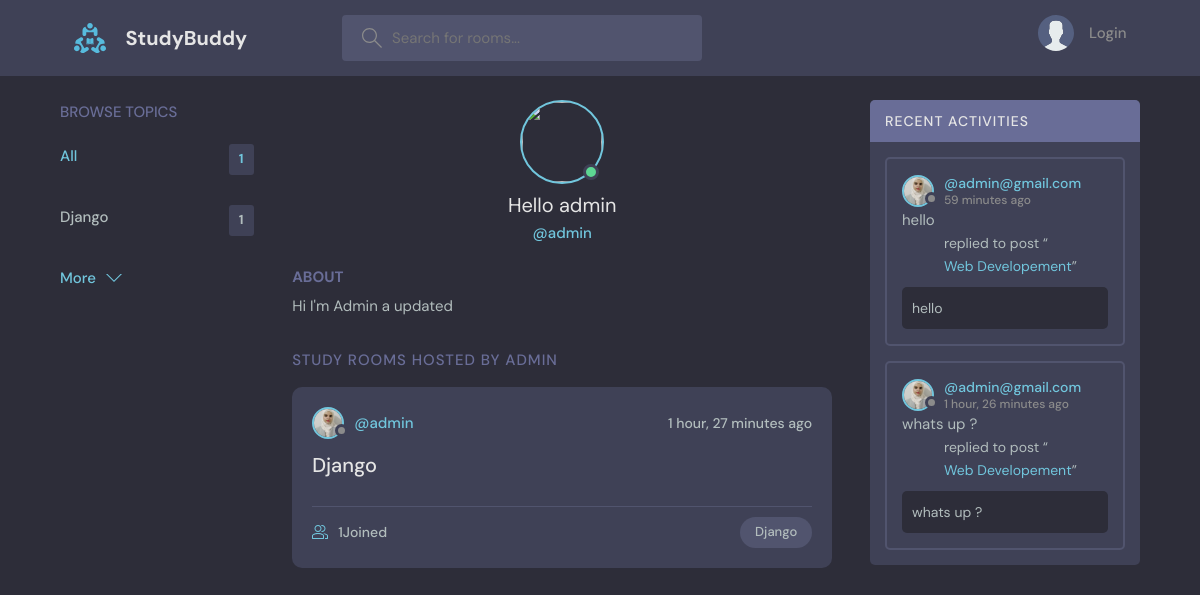
Page /profile/1/ on the committed database.
### base/models.py (models this page shows, shortened)
class Topic(models.Model):
    name = models.CharField(max_length=200)

class User(AbstractUser):
    name = models.CharField(max_length=200, null=True)
    email = models.EmailField(unique=True, null=True)
    bio = models.TextField(null=True)
    avatar = models.ImageField(null=True, default="avatar.svg")
    USERNAME_FIELD = 'email'
    REQUIRED_FIELDS = []

class Room(models.Model):
    host = models.ForeignKey(User, on_delete=models.SET_NULL, null=True)
    topic = models.ForeignKey(Topic, on_delete=models.SET_NULL, null=True)
    name = models.CharField(max_length=200)
    description = models.TextField(null=True, blank=True)
    participations = models.ManyToManyField(
        User, related_name='participations', blank=True)
    updated = models.DateTimeField(auto_now=True)
    created = models.DateTimeField(auto_now_add=True)
    class Meta:
        ordering = ['-updated', '-created']
    def __str__(self):
        return self.name

class Message(models.Model):
    user = models.ForeignKey(User, on_delete=models.CASCADE)
    room = models.ForeignKey(Room, on_delete=models.CASCADE)
    body = models.TextField()
    updated = models.DateTimeField(auto_now=True)
    created = models.DateTimeField(auto_now_add=True)
    class Meta:
        ordering = ['-updated', '-created']

### base/views.py (the view)
# urls.py: path('profile/<str:pk>/', views.userProfile, name='user-profile'),
def userProfile(request, pk):
    user = User.objects.get(id=pk)
    room_messages = user.message_set.all()
    topics = Topic.objects.all()
    rooms = user.room_set.all()
    context = {
        'user': user,
        'rooms': rooms,
        'room_messages': room_messages,
        'topics': topics,
    }
    return render(request, 'base/profile.html', context)

### base/templates/base/profile.html (shortened to what this page needs)
{% extends 'main.html' %} {% block content %}
<main class="profile-page layout layout--3">
  <div class="container">
    {% include 'base/topics_component.html' %}
    <div class="roomList">
      <div class="profile">
        <div class="profile__avatar">
          <div class="avatar avatar--large active">
            <img src="{{room.host.avatar.url}}" />
          </div>
        </div>
        <div class="profile__info">
          <h3>Hello {{user.username}}</h3>
          <p>@{{user.username}}</p>
        </div>
        <div class="profile__about">
          <h3>About</h3>
          <p>
            {{user.bio}}
          </p>
        </div>
      </div>
      <div class="roomList__header">
        <div>
          <h2>Study Rooms Hosted by {{user.username}}</a>
          </h2>
        </div>
      </div>
      {% include 'base/feed_component.html' %}
    </div>
    {% include "base/activitiy_component.html" %}
  </div>
</main>
{% endblock content %}

### base/templates/base/topics_component.html
<div class="topics">
  <div class="topics__header">
    <h2>Browse Topics</h2>
  </div>
  <ul class="topics__list">
    <li>
      <a href="{% url 'home' %}" class="active">All <span>{{topics.count}}</span></a>
    </li>
    {% for topic in topics %}
    <li>
      <a href="{% url 'home' %}?q={{topic.name}}">{{topic.name}} <span>{{topic.room_set.all.count}}</span></a>
    </li>
    {% endfor %}
  </ul>
  <a class="btn btn--link" href="{% url 'topics' %}">
    More
    <svg version="1.1" xmlns="http://www.w3.org/2000/svg" width="32" height="32" viewBox="0 0 32 32">
      <title>chevron-down</title>
      <path d="M16 21l-13-13h-3l16 16 16-16h-3l-13 13z"></path>
    </svg>
  </a>
</div>

### base/templates/base/feed_component.html (shortened to what this page needs)
{% for room in rooms %}
<div class="roomListRoom">
  <div class="roomListRoom__header">
    <a href="" class="roomListRoom__author">
      <div class="avatar avatar--small">
        <img src="{{room.host.avatar.url}}" />
      </div>
      <span>@{{room.host.username}}</span>
    </a>
    <div class="roomListRoom__actions">
      <span>{{room.created|timesince}} ago</span>
    </div>
  </div>
  <div class="roomListRoom__content">
    <a href="{% url 'room' room.id %}">{{room.topic.name}}</a>
  </div>
  <div class="roomListRoom__meta">
    <a href="{% url 'room' room.id %}" class="roomListRoom__joined">
      {{room.participations.all.count}}Joined
    </a>
    <p class="roomListRoom__topic">{{room.topic.name}}</p>
  </div>
</div>
{% endfor %}

### base/templates/base/activitiy_component.html (shortened to what this page needs)
<div class="activities">
  <div class="activities__header">
    <h2>Recent Activities</h2>
  </div>
  {% for message in room_messages %}
  <div class="activities__box">
    <div class="activities__boxHeader roomListRoom__header">
      <a href="{% url 'user-profile' message.user.id %}" class="roomListRoom__author">
        <div class="avatar avatar--small">
          <img src="{{message.user.avatar.url}}" />
        </div>
        <p>
          @{{message.user}}
          <span>{{message.created|timesince}} ago</span>
        </p>
      </a>
    </div>
    <div class="activities__content">{{message.body}}</div>
    <div class="activities__boxContent">
      <p>
        replied to post “<a href="{% url 'room' message.room.id %}">{{message.room}}</a>”
      </p>
      <div class="activities__boxRoomContent">{{message.body}}</div>
    </div>
  </div>
  {% endfor %}
</div>

### rows in the picture
Topic: name "Django", room_set.all.count "1"
User: username "admin", bio "Hi I'm Admin a updated", username "ADMIN"
Room: host.avatar (picture), host.username "admin", created "1 hour, 27 minutes", topic.name "Django", participations.all.count "1"
Message: user.avatar (picture), user "admin@gmail.com", created "59 minutes", body "hello", room "Web Developement"
Message: user.avatar (picture), user "admin@gmail.com", created "1 hour, 26 minutes", body "whats up ?", room "Web Developement"

### other values in the picture
{{ topics.count }} "1"
